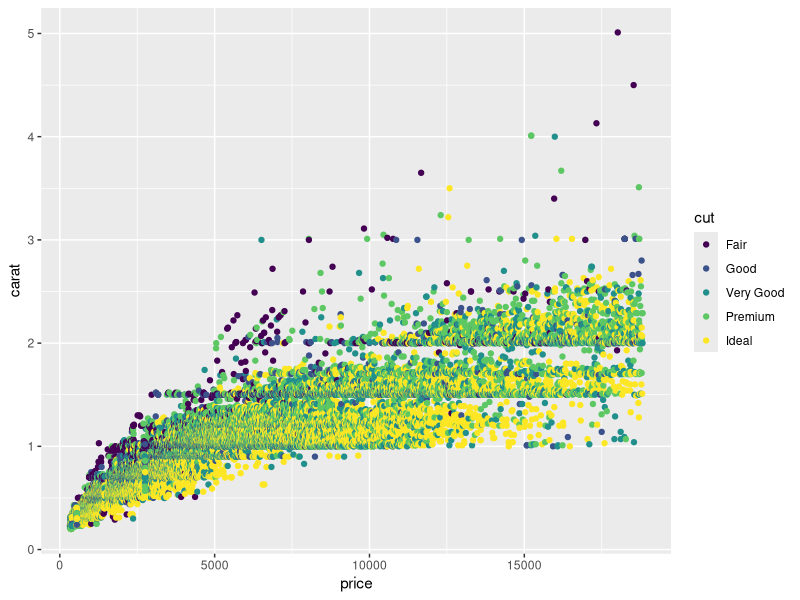

This chart was generated by the following R code:
## ---- chunk 1
knitr::opts_chunk$set(echo = TRUE)
library(tidyverse)
## ---- chunk 2
### In this code chunk, start with the diamonds dataset (built in to
### ggplot2 package) and create a plot of price vs. carat (or some other
### variables of your choice)
ggplot(data = diamonds,
       aes(x = price, y = carat)) +
  geom_point(aes(color = cut))
 
## ---- chunk 3
### In this code chunk, start with the diamonds dataset (built in to
### ggplot2 package) and create a subset based on filtering, e.g., 
### size greater than 1 carat or cut is "Ideal"



## ---- chunk 4
diamonds %>% 
  group_by(cut) %>% 
  summary(mean_carat = mean(cart, na.rm = TRUE))

## ---- chunk 5
### Both partners - delete this comment, then write some code here
### to plot, summarize, calculate something simple using the diamonds
### dataset.



